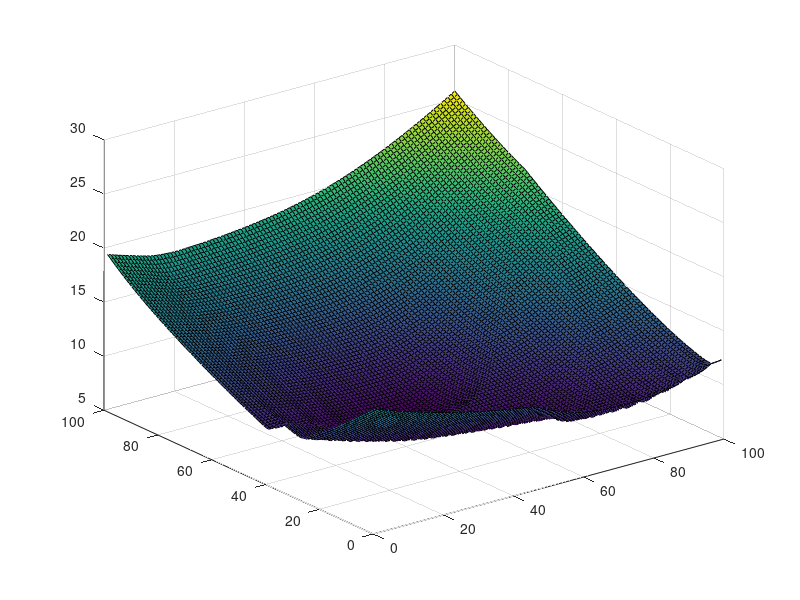

Source code (MATLAB):
clc
clear all
close all

cost = load("costMap.mat");
costMap = cost.costMap;

surf(costMap)

x = linspace(0,20,100);
y = linspace(0,20,100);

for i = 1:length(x)
    Phi(i,:) = [1 1 x(i) y(i) x(i)^2 y(i)^2];
end

alphaStar = Phi'*Phi \ (Phi'*costMap);
